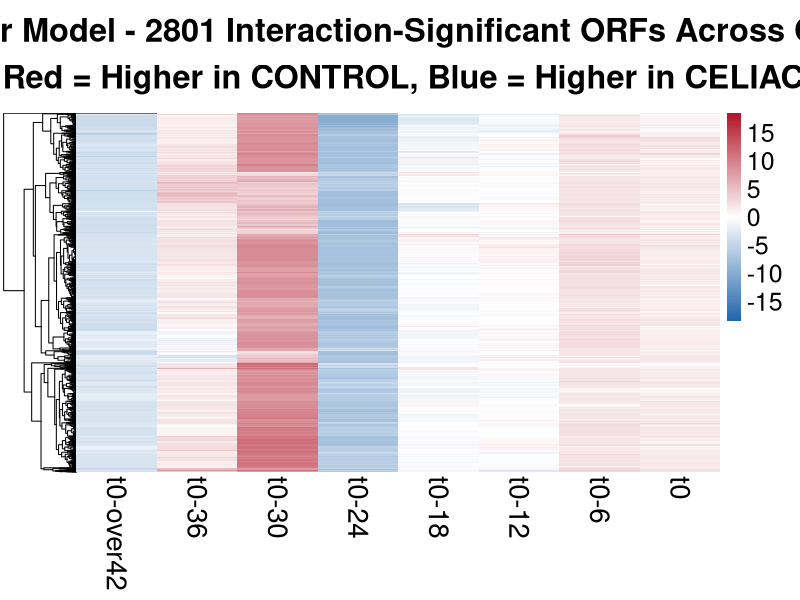
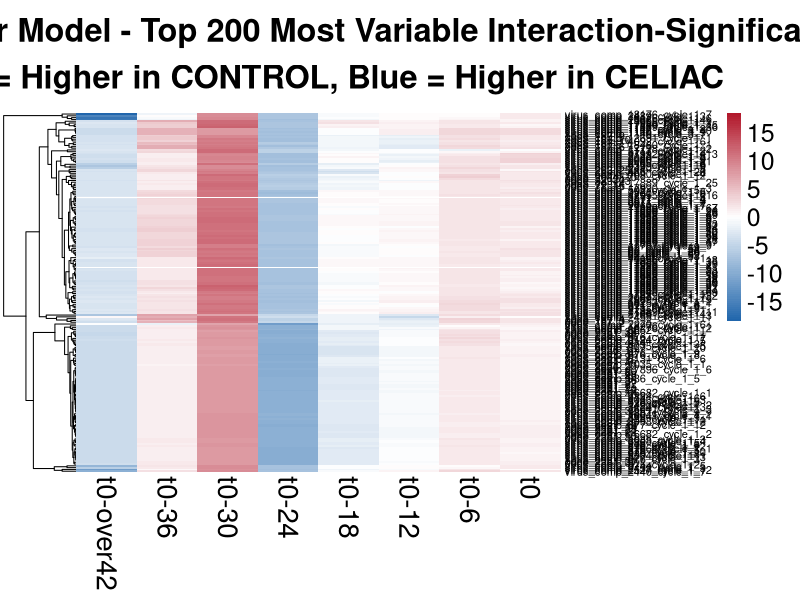

Recreate these plots in R, in order.
#!/usr/bin/env Rscript
# Italy Complete Timeline Factor Model Interaction Heatmap
# Author: Claude AI
# Date: 2025-08-12
# Purpose: Create heatmap showing all timepoints for interaction-significant ORFs (Italy cohort)

library(dplyr)
library(ggplot2)
library(pheatmap)
library(RColorBrewer)
library(limma)
library(edgeR)

cat("=== ITALY COMPLETE TIMELINE FACTOR MODEL INTERACTION HEATMAP ===\n")
cat("Starting analysis at:", format(Sys.time()), "\n\n")

# ============================================================================
# PART 1: LOAD OVERLAPPING ORFS FROM ITALY ANALYSIS
# ============================================================================

cat("1. Loading overlapping ORFs from Italy interaction analysis...\n")

# Load the union ORFs from Italy factor analysis
union_orfs <- read.csv("italy_factor_interaction_union_orfs.csv")
orf_list <- union_orfs$ORF

cat("Loaded", length(orf_list), "ORFs significant in Italy interaction timepoints\n")

# ============================================================================
# PART 2: LOAD DATA AND RECREATE FACTOR MODEL
# ============================================================================

cat("2. Loading data and fitting factor model...\n")

# Load abundance data
abundance_data_raw <- read.csv("Italy.orf.abundance.clean.csv")
rownames(abundance_data_raw) <- abundance_data_raw$X
abundance_data <- abundance_data_raw[, -1]

# Fix sample names (remove X prefix if present)
sample_names <- colnames(abundance_data)
sample_names_clean <- gsub("^X", "", sample_names)
colnames(abundance_data) <- sample_names_clean

# Load metadata
metadata_raw <- read.csv("Italy.metadata.clean.csv")
rownames(metadata_raw) <- metadata_raw[, 1]
metadata <- metadata_raw

# Match samples
matching_samples <- intersect(colnames(abundance_data), rownames(metadata))
abundance_filtered <- abundance_data[, matching_samples]
metadata_filtered <- metadata[matching_samples, ]

cat("Using", length(matching_samples), "samples for analysis\n")

# Set reference levels with reversed timeline order (same as US analysis)
metadata_filtered$Dx.Status <- factor(metadata_filtered$Dx.Status, levels = c("CELIAC", "CONTROL"))
metadata_filtered$onset_timeline_combined <- factor(metadata_filtered$onset_timeline_combined, 
                                                   levels = c("t0-over42", "t0-36", "t0-30", "t0-24", "t0-18", "t0-12", "t0-6", "t0"))

# Set other factor levels
metadata_filtered$feeding_first_year <- factor(metadata_filtered$feeding_first_year,
                                               levels = c("Breast_fed","Formula","Breastmilk_and_formula"))
metadata_filtered$HLA.Category <- factor(metadata_filtered$HLA.Category,
                                         levels = c("Standard Risk","High Risk","Low/No Risk"))
metadata_filtered$Sex <- factor(metadata_filtered$Sex,
                                levels = c("Female","Male"))
metadata_filtered$Delivery.Mode <- factor(metadata_filtered$Delivery.Mode,
                                          levels = c("Vaginal","C-Section"))
metadata_filtered$Age.at.Gluten.Introduction..months. <- as.numeric(metadata_filtered$Age.at.Gluten.Introduction..months.)

cat("Timeline levels:", levels(metadata_filtered$onset_timeline_combined), "\n")

# Create design matrix with FACTOR timeline
linear.model.design <- model.matrix(~ Dx.Status * onset_timeline_combined + Sex + 
                                   Age.at.Gluten.Introduction..months. + HLA.Category + 
                                   feeding_first_year + Delivery.Mode, 
                                   data = metadata_filtered)

cat("Design matrix dimensions:", nrow(linear.model.design), "x", ncol(linear.model.design), "\n")

# Convert abundance data to matrix for limma
abundance_matrix <- as.matrix(abundance_filtered)

# Fit limma model with voomLmFit and patient blocking
cat("Fitting factor model with patient blocking...\n")
linear.model.fit <- voomLmFit(abundance_matrix, linear.model.design, 
                              block = metadata_filtered$patientID, plot = FALSE)
linear.model.fit <- eBayes(linear.model.fit)

# Get fitted values from the factor model
fitted_values <- fitted(linear.model.fit)

cat("Factor model fitted successfully\n")

# ============================================================================
# PART 3: CREATE COMPLETE TIMELINE HEATMAP MATRIX
# ============================================================================

cat("3. Creating complete timeline heatmap matrix...\n")

# Get all timepoints
all_timepoints <- levels(metadata_filtered$onset_timeline_combined)
cat("All timepoints:", paste(all_timepoints, collapse = ", "), "\n")

# Create matrix for all timepoints
heatmap_matrix_complete <- matrix(NA, 
                                 nrow = length(orf_list), 
                                 ncol = length(all_timepoints),
                                 dimnames = list(orf_list, all_timepoints))

cat("Processing", length(orf_list), "ORFs across", length(all_timepoints), "timepoints...\n")

for(i in 1:length(orf_list)) {
  orf_id <- orf_list[i]
  
  if(orf_id %in% rownames(fitted_values)) {
    orf_fitted <- fitted_values[orf_id, ]
    
    for(j in 1:length(all_timepoints)) {
      timepoint <- all_timepoints[j]
      
      # Get samples at this timepoint
      timepoint_samples <- metadata_filtered$onset_timeline_combined == timepoint
      
      if(sum(timepoint_samples) > 0) {
        timepoint_data <- data.frame(
          fitted_abundance = as.numeric(orf_fitted[timepoint_samples]),
          Dx.Status = metadata_filtered$Dx.Status[timepoint_samples]
        )
        
        # Calculate group means
        group_means <- timepoint_data %>%
          group_by(Dx.Status) %>%
          summarise(
            mean_fitted_abundance = mean(fitted_abundance, na.rm = TRUE),
            n_samples = n(),
            .groups = "drop"
          ) %>%
          filter(n_samples >= 1)
        
        if(nrow(group_means) == 2) {
          celiac_fitted <- group_means$mean_fitted_abundance[group_means$Dx.Status == "CELIAC"]
          control_fitted <- group_means$mean_fitted_abundance[group_means$Dx.Status == "CONTROL"]
          
          if(length(celiac_fitted) > 0 && length(control_fitted) > 0) {
            # Calculate abundance difference: control - celiac
            heatmap_matrix_complete[i, j] <- control_fitted - celiac_fitted
          }
        }
      }
    }
  }
  
  if(i %% 500 == 0) {
    cat("Processed", i, "of", length(orf_list), "ORFs\n")
  }
}

# Remove ORFs with too many missing values
valid_orfs <- rowSums(!is.na(heatmap_matrix_complete)) >= (ncol(heatmap_matrix_complete) * 0.5)
heatmap_matrix_clean <- heatmap_matrix_complete[valid_orfs, ]

cat("Final matrix:", nrow(heatmap_matrix_clean), "ORFs x", ncol(heatmap_matrix_clean), "timepoints\n")
cat("Data range:", round(range(heatmap_matrix_clean, na.rm = TRUE), 2), "\n")

# ============================================================================
# PART 4: CREATE COMPLETE TIMELINE HEATMAP
# ============================================================================

cat("4. Creating complete timeline heatmap...\n")

if(nrow(heatmap_matrix_clean) > 0) {
  # Set up color scheme
  data_range <- range(heatmap_matrix_clean, na.rm = TRUE)
  max_abs <- max(abs(data_range), na.rm = TRUE)
  color_limits <- c(-max_abs, max_abs)
  colors <- colorRampPalette(c("#2166AC", "white", "#B2182B"))(100)
  
  # Create the complete timeline heatmap
  png("italy_factor_interaction_complete_timeline_heatmap.png", 
      width = 2400, height = max(800, nrow(heatmap_matrix_clean) * 12), res = 150)
  
  pheatmap(heatmap_matrix_clean,
           cluster_rows = TRUE, cluster_cols = FALSE, scale = "none",
           color = colors, breaks = seq(color_limits[1], color_limits[2], length.out = 101),
           main = paste("Italy Cohort: Factor Model -", nrow(heatmap_matrix_clean), 
                       "Interaction-Significant ORFs Across Complete Timeline\n",
                       "Red = Higher in CONTROL, Blue = Higher in CELIAC"),
           fontsize = 18, 
           fontsize_row = max(6, min(10, 800/nrow(heatmap_matrix_clean))), 
           fontsize_col = 20,
           cex_main = 1.4,
           show_rownames = FALSE,  # Too many to show individual names clearly
           show_colnames = TRUE, 
           border_color = NA)
  
  dev.off()
  
  cat("Complete timeline heatmap created successfully!\n")
  
  # Also create a smaller version with top variable ORFs for better visualization
  if(nrow(heatmap_matrix_clean) > 200) {
    orf_variances <- apply(heatmap_matrix_clean, 1, function(x) var(x, na.rm = TRUE))
    orf_variances <- orf_variances[!is.na(orf_variances)]
    n_top <- min(200, length(orf_variances))
    top_variable_orfs <- names(sort(orf_variances, decreasing = TRUE)[1:n_top])
    top_heatmap_matrix <- heatmap_matrix_clean[top_variable_orfs, ]
    
    png("italy_factor_interaction_complete_timeline_top200_heatmap.png", 
        width = 2400, height = max(800, n_top * 15), res = 150)
    
    pheatmap(top_heatmap_matrix,
             cluster_rows = TRUE, cluster_cols = FALSE, scale = "none",
             color = colors, breaks = seq(color_limits[1], color_limits[2], length.out = 101),
             main = paste("Italy Cohort: Factor Model - Top", n_top, 
                         "Most Variable Interaction-Significant ORFs\n",
                         "Red = Higher in CONTROL, Blue = Higher in CELIAC"),
             fontsize = 18, 
             fontsize_row = max(8, min(12, 1000/n_top)), 
             fontsize_col = 20,
             cex_main = 1.4,
             show_rownames = TRUE,
             show_colnames = TRUE, 
             border_color = NA)
    
    dev.off()
    
    cat("Top", n_top, "variable ORFs heatmap also created\n")
  }
}

# ============================================================================
# PART 5: SAVE DATA AND CREATE SUMMARY
# ============================================================================

cat("5. Saving data and creating summary...\n")

# Save the complete timeline matrix
write.csv(heatmap_matrix_clean, "italy_factor_interaction_complete_timeline_matrix.csv")

# Create summary statistics for each timepoint
timepoint_summary <- data.frame(
  Timepoint = colnames(heatmap_matrix_clean),
  Valid_ORFs = colSums(!is.na(heatmap_matrix_clean)),
  Mean_Difference = round(colMeans(heatmap_matrix_clean, na.rm = TRUE), 3),
  SD_Difference = round(apply(heatmap_matrix_clean, 2, sd, na.rm = TRUE), 3),
  Range_Min = round(apply(heatmap_matrix_clean, 2, min, na.rm = TRUE), 3),
  Range_Max = round(apply(heatmap_matrix_clean, 2, max, na.rm = TRUE), 3),
  stringsAsFactors = FALSE
)

write.csv(timepoint_summary, "italy_factor_interaction_complete_timeline_summary.csv", row.names = FALSE)

# ============================================================================
# PART 6: FINAL SUMMARY
# ============================================================================

cat("\n=== ITALY COMPLETE TIMELINE FACTOR MODEL HEATMAP COMPLETED ===\n")
cat("Generated files:\n")
cat("- italy_factor_interaction_complete_timeline_heatmap.png: Complete timeline heatmap with", nrow(heatmap_matrix_clean), "ORFs\n")

if(exists("n_top")) {
  cat("- italy_factor_interaction_complete_timeline_top200_heatmap.png: Top", n_top, "most variable ORFs\n")
}

cat("- italy_factor_interaction_complete_timeline_matrix.csv: Complete heatmap matrix data\n")
cat("- italy_factor_interaction_complete_timeline_summary.csv: Summary statistics by timepoint\n")

cat("\nSummary by timepoint:\n")
print(timepoint_summary)

cat("\nKey Features:\n")
cat("- ORFs included:", nrow(heatmap_matrix_clean), "(interaction-significant from t0-24, t0-30)\n")
cat("- Timepoints shown:", ncol(heatmap_matrix_clean), "(complete timeline)\n")
cat("- Data range:", round(min(heatmap_matrix_clean, na.rm = TRUE), 2), "to", round(max(heatmap_matrix_clean, na.rm = TRUE), 2), "\n")

# Identify timepoints with strongest patterns
strongest_positive <- timepoint_summary$Timepoint[which.max(timepoint_summary$Mean_Difference)]
strongest_negative <- timepoint_summary$Timepoint[which.min(timepoint_summary$Mean_Difference)]

cat("- Strongest CONTROL dominance:", strongest_positive, "(mean difference =", timepoint_summary$Mean_Difference[timepoint_summary$Timepoint == strongest_positive], ")\n")
cat("- Strongest CELIAC dominance:", strongest_negative, "(mean difference =", timepoint_summary$Mean_Difference[timepoint_summary$Timepoint == strongest_negative], ")\n")

cat("\nAnalysis completed at:", format(Sys.time()), "\n")
